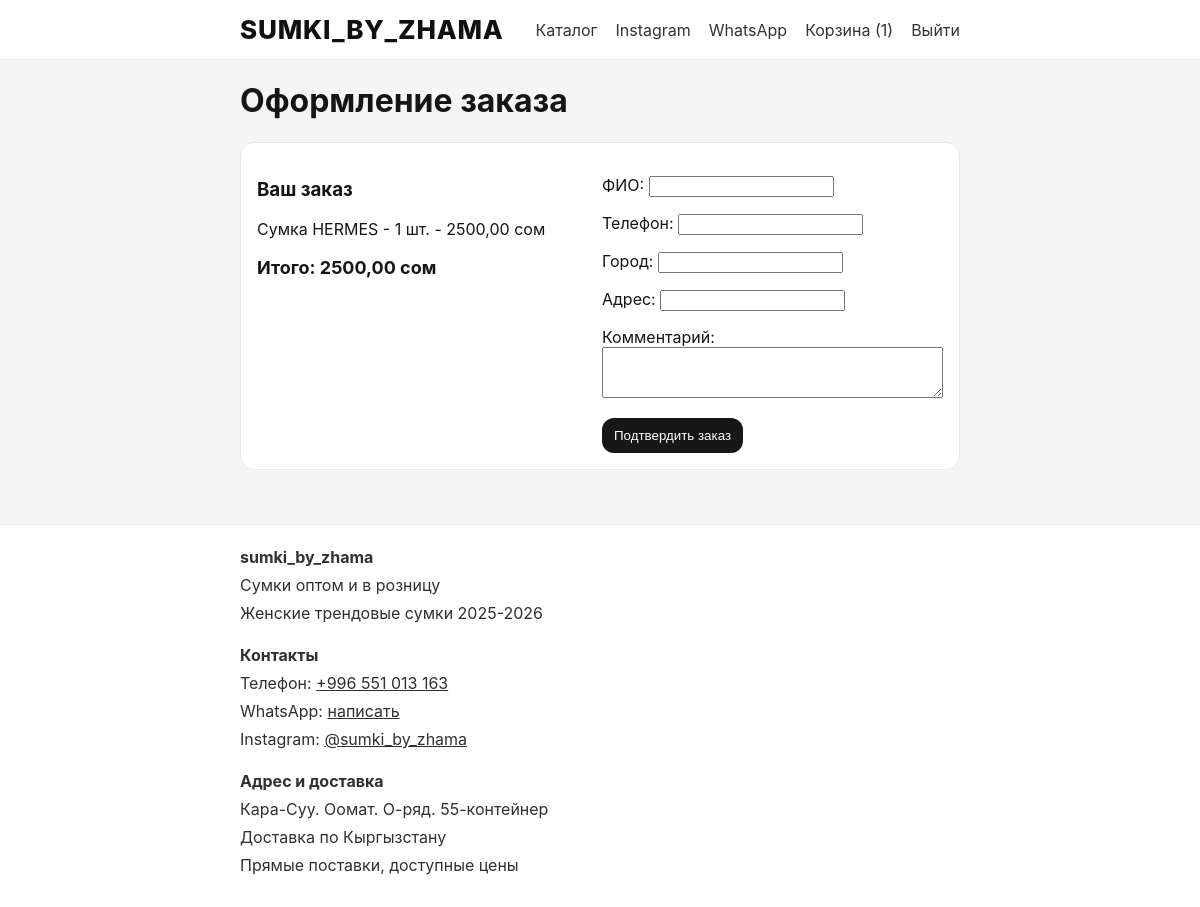
Screenshot of /checkout/ (signed in) with the database file from the repository.
### shop/models.py (models this page shows, shortened)
class CartItem(models.Model):
    cart = models.ForeignKey(Cart, on_delete=models.CASCADE, related_name="items")
    product = models.ForeignKey(Product, on_delete=models.CASCADE, related_name="cart_items")
    quantity = models.PositiveIntegerField(default=1)
    class Meta:
        verbose_name = "Позиция корзины"
        verbose_name_plural = "Позиции корзины"
        unique_together = ("cart", "product")
    @property
    def total_price(self) -> Decimal:
        return self.product.price * self.quantity

class Product(models.Model):
    class StockStatus(models.TextChoices):
        IN_STOCK = "in_stock", "В наличии"
        OUT_OF_STOCK = "out_of_stock", "Нет в наличии"
    category = models.ForeignKey(Category, on_delete=models.PROTECT, related_name="products", verbose_name="Категория")
    name = models.CharField(max_length=150, verbose_name="Название")
    slug = models.SlugField(max_length=170, unique=True)
    sku = models.CharField(max_length=40, unique=True, verbose_name="Артикул")
    description = models.TextField(verbose_name="Описание")
    material = models.CharField(max_length=120, blank=True, verbose_name="Материал")
    color = models.CharField(max_length=80, blank=True, verbose_name="Цвет")
    width_cm = models.PositiveSmallIntegerField(blank=True, null=True, verbose_name="Ширина, см")
    height_cm = models.PositiveSmallIntegerField(blank=True, null=True, verbose_name="Высота, см")
    depth_cm = models.PositiveSmallIntegerField(blank=True, null=True, verbose_name="Глубина, см")
    price = models.DecimalField(max_digits=10, decimal_places=2, verbose_name="Цена")
    old_price = models.DecimalField(max_digits=10, decimal_places=2, blank=True, null=True, verbose_name="Старая цена")
    stock = models.PositiveIntegerField(default=0, verbose_name="Количество")
    stock_status = models.CharField(
        max_length=20,
        choices=StockStatus.choices,
        default=StockStatus.IN_STOCK,
        verbose_name="Статус наличия",
    )
    is_featured = models.BooleanField(default=False, verbose_name="Рекомендуемый")
    is_active = models.BooleanField(default=True, verbose_name="Опубликован")
    created_at = models.DateTimeField(auto_now_add=True)
    updated_at = models.DateTimeField(auto_now=True)
    class Meta:
        verbose_name = "Товар"
        verbose_name_plural = "Товары"
        ordering = ["-created_at"]

class Cart(models.Model):
    user = models.OneToOneField(settings.AUTH_USER_MODEL, on_delete=models.CASCADE, related_name="cart")
    updated_at = models.DateTimeField(auto_now=True)
    class Meta:
        verbose_name = "Корзина"
        verbose_name_plural = "Корзины"
    @property
    def total_price(self) -> Decimal:
        return sum((item.total_price for item in self.items.select_related("product")), Decimal("0"))

### shop/views.py (the view, shortened to what this page needs)
# urls.py: path("checkout/", checkout_view, name="checkout"),
@login_required
@transaction.atomic
def checkout_view(request):
    cart, _ = Cart.objects.get_or_create(user=request.user)
    items = cart.items.select_related("product")
    if not items.exists():
        messages.warning(request, "Корзина пуста.")
        return redirect("shop:product_list")
    form = CheckoutForm(request.POST or None)
    return render(request, "shop/checkout.html", {"cart": cart, "form": form})

### shop/forms.py
class CheckoutForm(forms.ModelForm):
    class Meta:
        model = Order
        fields = ("full_name", "phone", "city", "address", "comment")
        widgets = {
            "comment": forms.Textarea(attrs={"rows": 3}),
        }

### shop/context_processors.py (called while the page is built)
def cart_data(request):
    if not request.user.is_authenticated:
        return {"cart_items_count": 0}
    cart = Cart.objects.filter(user=request.user).first()
    count = sum(item.quantity for item in cart.items.all()) if cart else 0
    return {"cart_items_count": count}

### templates/shop/checkout.html (shortened to what this page needs)
{% extends "base.html" %}
{% block content %}
<h1>Оформление заказа</h1>
<div class="checkout-grid">
    <div>
        <h3>Ваш заказ</h3>
        {% for item in cart.items.all %}
            <p>{{ item.product.name }} - {{ item.quantity }} шт. - {{ item.total_price }} сом</p>
        {% endfor %}
        <p class="total">Итого: {{ cart.total_price }} сом</p>
    </div>
    <div>
        <form method="post" class="checkout-form">
            {{ form.as_p }}
            <button type="submit" class="btn">Подтвердить заказ</button>
        </form>
    </div>
</div>
{% endblock %}

### static/css/style.css (style rules this page uses)
* { box-sizing: border-box; }
body { margin: 0; font-family: Inter, Arial, sans-serif; background: #f5f5f5; color: #151515; }
.filter-grid button, .btn { background: #171717; color: #fff; border: none; cursor: pointer; text-decoration: none; display: inline-block; padding: 10px 12px; border-radius: 12px; transition: transform 0.2s ease, background 0.2s ease, box-shadow 0.2s ease; }
.reviews, .auth-box, .checkout-grid, .cart-list, .success { background: #fff; border: 1px solid #ece9e4; border-radius: 14px; padding: 16px; margin: 18px 0; }
.checkout-grid { display: grid; grid-template-columns: 1fr 1fr; gap: 20px; }
.total { font-size: 18px; font-weight: 700; }

### rows the page displays
CartItem: product.name "Сумка HERMES", quantity "1", total_price "2500,00"
Cart: total_price "2500,00"

### other values shown
{{ cart_items_count }} "1"
